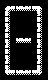

A level layout from a 2D game, rendered from its tile map. Below: a short description, then the map file with its tile-grid data intact:
An orthogonal 3x5 tile map with 16x16 px tiles, 1 tile layer (Kachelebene 1).

<map version="1.2" tiledversion="1.3.3" orientation="orthogonal" renderorder="right-down" width="3" height="5" tilewidth="16" tileheight="16" infinite="0" nextlayerid="2" nextobjectid="1">
 <tileset firstgid="1" source="myPONG.tsx" />
 <layer id="1" name="Kachelebene 1" width="3" height="5">
  <data encoding="csv">
570,571,633,
634,207,634,
634,571,634,
634,207,634,
697,571,698
</data>
 </layer>
</map>